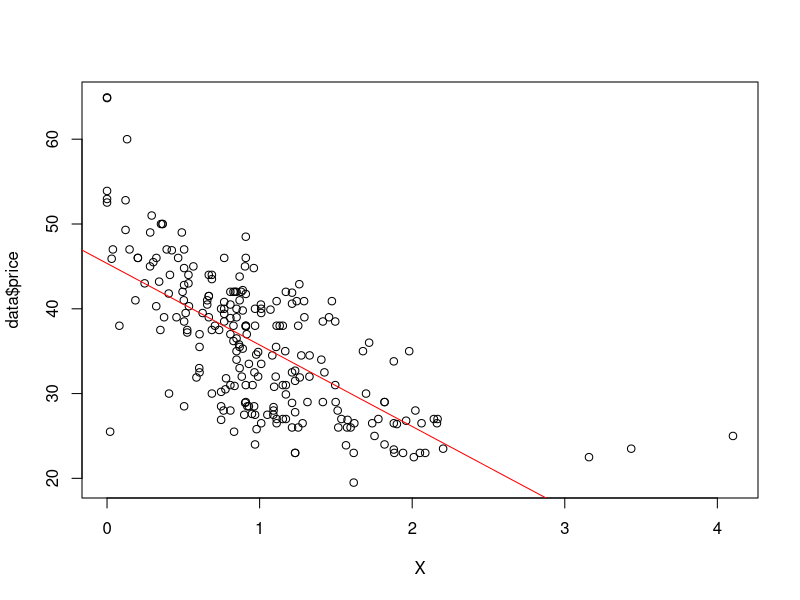

The R source for this figure: (Note: this script raises an error after producing the figure.)
#Cost Function
J = function(vBeta, vY, mX) {
  return(sum((vY - mX %*% vBeta)^2))
}
#REading the data
data=read.csv2(file = 'data.csv', header=TRUE,col.names = c('year','km','price'), sep=" ")
vY<-data$price

#We have to normalize since squaring the km variable we obtain NAs because of overflow
X<-as.numeric(data$km)/mean(as.numeric(data$km))

#Generating parameters for the linear regression
mX<-cbind(1,as.matrix(X))
vBeta_lin=rep(0, ncol(mX))
sol_lin=optim(vBeta_lin, J,mX = mX, vY = vY, method = 'BFGS')

#Generatig the parameter for a quadratic regression
mX<-cbind(1,as.matrix(X),as.matrix(X*X))
vBeta_quad=rep(0,ncol(mX))
sol_quad=optim(vBeta_quad, J,mX = mX, vY = vY, method = 'BFGS')

plot(X,data$price)
abline(a=sol_lin$par[1],b=sol_lin$par[2],col='red')
par(new=T)
x=seq(min(mX[,2]),max(mX[,2]),0.01)
plot(x,sol_quad$par[1]+sol$par[2]*x+sol$par[3]*x*x,col='blue',type='l')